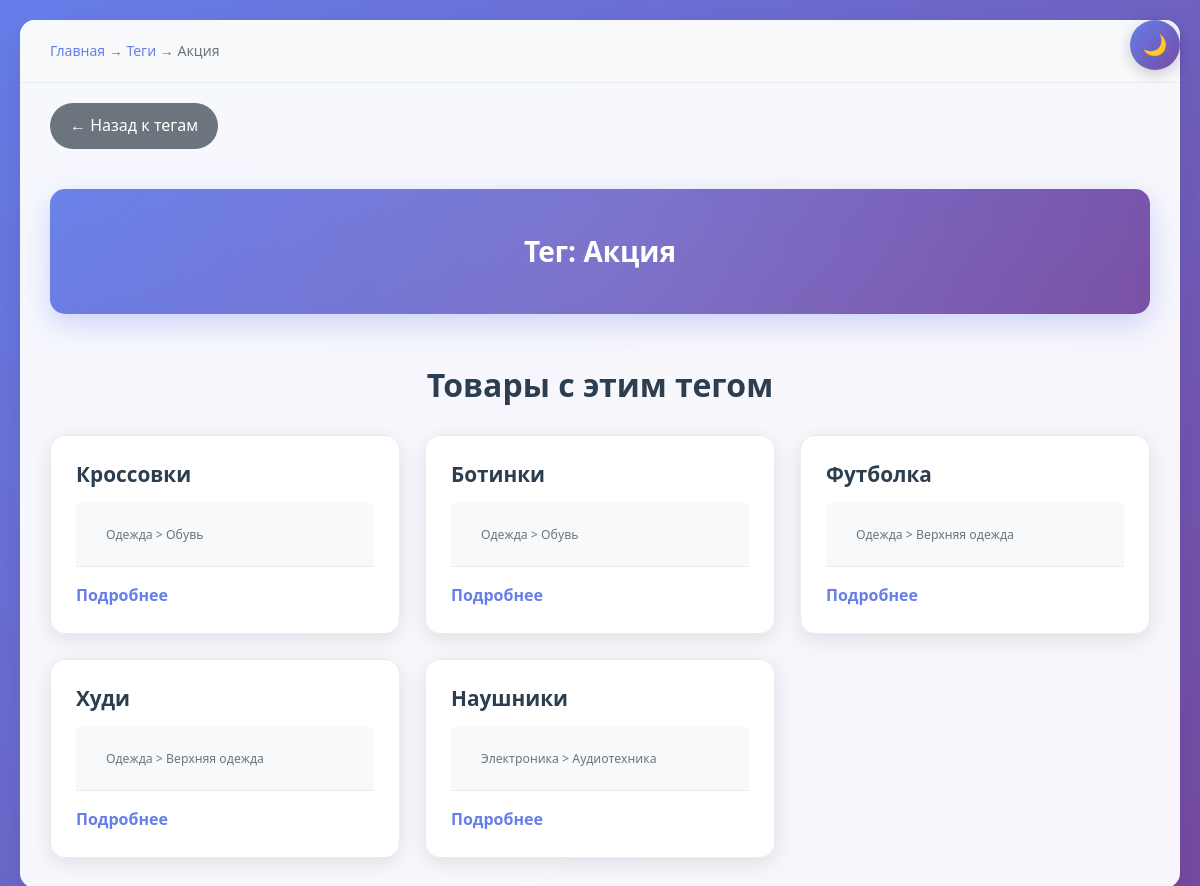
The app's page /tags/2/ with its own data.
### mainapp/models.py (models this page shows, shortened)
class Tag(models.Model):
    name = models.CharField(max_length=200, verbose_name='Название')
    products = models.ManyToManyField(Product, related_name='tags',
                                      verbose_name='Продукты')
    class Meta:
        verbose_name = 'Тег'
        verbose_name_plural = 'Теги'

class Product(models.Model):
    name = models.CharField(max_length=200, verbose_name='Название')
    subcategory = models.ForeignKey(SubCategory,
                                    on_delete=models.CASCADE,
                                    related_name='products',
                                    verbose_name='Подкатегория')
    class Meta:
        verbose_name = 'Продукт'
        verbose_name_plural = 'Продукты'

class SubCategory(models.Model):
    name = models.CharField(max_length=200, verbose_name='Название')
    category = models.ForeignKey(Category, on_delete=models.CASCADE,
                                 related_name='subcategories',
                                 verbose_name='Категория')
    class Meta:
        verbose_name = 'Подкатегория'
        verbose_name_plural = 'Подкатегории'

class Category(models.Model):
    name = models.CharField(max_length=200, verbose_name='Название')
    class Meta:
        verbose_name = 'Категория'
        verbose_name_plural = 'Категории'

### mainapp/views.py (the view)
# urls.py: path('tags/<int:tag_id>/', views.tag_detail),
def tag_detail(request, tag_id):
    template = 'mainapp/tag_detail.html'
    tag = Tag.objects.get(id=tag_id)
    context = {
        'tag': tag,
        'products': tag.products.all()
    }
    return render(request, template, context)

### mainapp/templates/mainapp/tag_detail.html (shortened to what this page needs)
{% load static %}
<!DOCTYPE html>
<html lang="ru">
<head>
    <link rel="stylesheet" href="{% static 'mainapp/css/style.css' %}">
</head>
<body>
    <div class="container">
        <div class="breadcrumb">
            <a href="/">Главная</a> →
            <a href="/tags/">Теги</a> →
            {{ tag.name }}
        </div>
        <a href="/tags/" class="back">← Назад к тегам</a>
        <div class="product">Тег: {{ tag.name }}</div>
        <div class="tag-list">
            <h2>Товары с этим тегом</h2>
            <div class="item-grid">
                {% if products %}
                    {% for product in products %}
                    <div class="item-card">
                        <h3>{{ product.name }}</h3>
                        <p class="breadcrumb">
                            <small>{{ product.subcategory.category.name }} > {{ product.subcategory.name }}</small>
                        </p>
                        <a href="/catalog/{{ product.subcategory.category.id }}/{{ product.subcategory.id }}/{{ product.id }}/">Подробнее</a>
                    </div>
                    {% endfor %}
                {% else %}
                <div class="no-items">
                    <p>Нет продуктов с этим тегом</p>
                </div>
                {% endif %}
            </div>
        </div>
    </div>
</body>
</html>

### mainapp/static/mainapp/css/style.css (style rules this page uses)
* { margin: 0; padding: 0; box-sizing: border-box; }
body { font-family: 'Segoe UI', Tahoma, Geneva, Verdana, sans-serif; line-height: 1.6; color: #2c3e50; background: linear-gradient(135deg, #667eea 0%, #764ba2 100%); min-height: 100vh; padding: 20px; }
h1, h2, h3, h4, h5, h6 { color: #1a252f; font-weight: 700; line-height: 1.3; }
p { color: #34495e; margin-bottom: 1rem; }
small { color: #6c757d; font-size: 0.875em; }
a { color: #667eea; text-decoration: none; transition: color 0.3s ease; }
.container { max-width: 1200px; margin: 0 auto; background: rgba(255, 255, 255, 0.95); border-radius: 15px; box-shadow: 0 20px 40px rgba(0, 0, 0, 0.1); overflow: hidden; backdrop-filter: blur(10px); }
.breadcrumb { padding: 20px 30px; font-size: 14px; background: #f8f9fa; border-bottom: 1px solid #e9ecef; color: #6c757d; }
.breadcrumb a { color: #667eea; text-decoration: none; transition: color 0.3s ease; }
.back { display: inline-block; margin: 20px 30px; padding: 10px 20px; background: #6c757d; color: white; text-decoration: none; border-radius: 25px; transition: all 0.3s ease; }
.product { background: linear-gradient(135deg, #667eea 0%, #764ba2 100%); color: white; padding: 40px; text-align: center; margin: 20px 30px; font-size: 28px; font-weight: bold; border-radius: 15px; box-shadow: 0 10px 30px rgba(102, 126, 234, 0.3); position: relative; overflow: hidden; }
.product::after { content: ''; position: absolute; top: -50%; right: -50%; width: 200%; height: 200%; background: radial-gradient(circle, rgba(255,255,255,0.1) 0%, transparent 70%); animation: pulse 4s infinite; }
.category-list, .subcategory-list, .tag-list { padding: 30px; }
.category-list h2, .subcategory-list h2, .tag-list h2 { color: #2c3e50; margin-bottom: 30px; font-size: 2rem; text-align: center; }
.item-grid { display: grid; grid-template-columns: repeat(auto-fit, minmax(300px, 1fr)); gap: 25px; margin-top: 30px; }
.item-card { background: white; border-radius: 15px; padding: 25px; box-shadow: 0 5px 20px rgba(0, 0, 0, 0.1); transition: all 0.3s ease; border: 1px solid #e9ecef; position: relative; overflow: hidden; }
.item-card::before { content: ''; position: absolute; top: 0; left: -100%; width: 100%; height: 3px; background: linear-gradient(90deg, #667eea, #764ba2); transition: left 0.3s ease; }
.item-card h3 { color: #2c3e50; margin-bottom: 15px; font-size: 1.3rem; }
.item-card a { color: #667eea; text-decoration: none; font-weight: 600; transition: color 0.3s ease; }
html { scroll-behavior: smooth; }

### records on screen
Tag: name "Акция"
Product: name "Кроссовки", subcategory.category.name "Одежда", subcategory.name "Обувь"
Product: name "Ботинки", subcategory.category.name "Одежда", subcategory.name "Обувь"
Product: name "Футболка", subcategory.category.name "Одежда", subcategory.name "Верхняя одежда"
Product: name "Худи", subcategory.category.name "Одежда", subcategory.name "Верхняя одежда"
Product: name "Наушники", subcategory.category.name "Электроника", subcategory.name "Аудиотехника"
